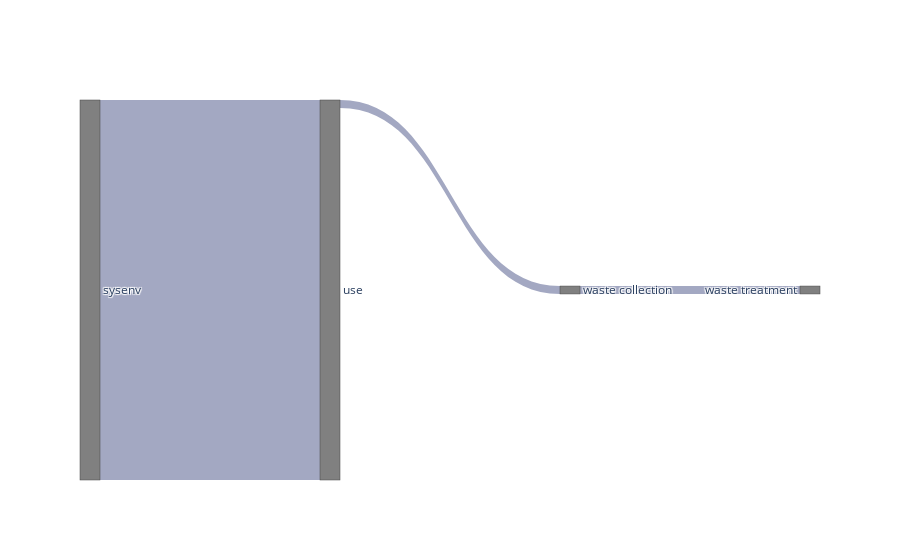

Source (notebook cell):
### Code cell
year_index = 2015
fig_one_year = fde.PlotlySankeyPlotter(mfa=ConcreteMFA_FR, exclude_processes=[], slice_dict = {"c": year_index}).plot()
fig_one_year.show()

### Figure 1 — Plotly figure (JSON) as saved in the notebook; plotly's stock layout.template omitted (floating-point values rounded to 4 significant figures)
{"data": [{"arrangement": "snap", "link": {"color": ["hsl(230,20,70)", "hsl(230,20,70)", "hsl(230,20,70)"], "label": ["sysenv => use", "use => waste collection", "waste collection => waste treatment"], "source": [0, 1, 2], "target": [1, 2, 3], "value": [1917000.0, 39900.0, 39900.0]}, "node": {"color": ["gray", "gray", "gray", "gray"], "label": ["sysenv", "use", "waste collection", "waste treatment"], "pad": 10}, "type": "sankey"}], "layout": {}}
